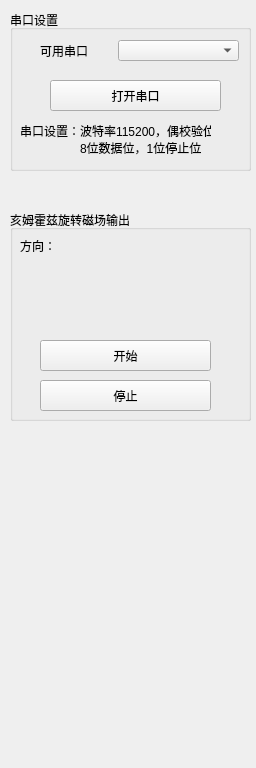
<?xml version="1.0" encoding="UTF-8"?>
<ui version="4.0">
 <class>Debug_Helmholtz</class>
 <widget class="QWidget" name="Debug_Helmholtz">
  <property name="geometry">
   <rect>
    <x>0</x>
    <y>0</y>
    <width>256</width>
    <height>768</height>
   </rect>
  </property>
  <property name="windowTitle">
   <string>Debug_Helmholtz</string>
  </property>
  <widget class="QGroupBox" name="groupBox">
   <property name="geometry">
    <rect>
     <x>10</x>
     <y>10</y>
     <width>241</width>
     <height>161</height>
    </rect>
   </property>
   <property name="title">
    <string>串口设置</string>
   </property>
   <widget class="QComboBox" name="portList">
    <property name="geometry">
     <rect>
      <x>108</x>
      <y>30</y>
      <width>121</width>
      <height>21</height>
     </rect>
    </property>
   </widget>
   <widget class="QLabel" name="label_2">
    <property name="geometry">
     <rect>
      <x>30</x>
      <y>30</y>
      <width>51</width>
      <height>21</height>
     </rect>
    </property>
    <property name="text">
     <string>可用串口：</string>
    </property>
   </widget>
   <widget class="QPushButton" name="openCom">
    <property name="geometry">
     <rect>
      <x>40</x>
      <y>70</y>
      <width>171</width>
      <height>31</height>
     </rect>
    </property>
    <property name="text">
     <string>打开串口</string>
    </property>
   </widget>
   <widget class="QLabel" name="label_3">
    <property name="geometry">
     <rect>
      <x>10</x>
      <y>110</y>
      <width>191</width>
      <height>21</height>
     </rect>
    </property>
    <property name="text">
     <string>串口设置：波特率115200，偶校验位</string>
    </property>
   </widget>
   <widget class="QLabel" name="label_4">
    <property name="geometry">
     <rect>
      <x>70</x>
      <y>130</y>
      <width>131</width>
      <height>16</height>
     </rect>
    </property>
    <property name="text">
     <string>8位数据位，1位停止位</string>
    </property>
   </widget>
  </widget>
  <widget class="QGroupBox" name="groupBox_2">
   <property name="geometry">
    <rect>
     <x>10</x>
     <y>210</y>
     <width>241</width>
     <height>211</height>
    </rect>
   </property>
   <property name="title">
    <string>亥姆霍兹旋转磁场输出</string>
   </property>
   <widget class="QLabel" name="label">
    <property name="geometry">
     <rect>
      <x>10</x>
      <y>30</y>
      <width>54</width>
      <height>12</height>
     </rect>
    </property>
    <property name="text">
     <string>方向：</string>
    </property>
   </widget>
   <widget class="QPushButton" name="startHelmholtz">
    <property name="geometry">
     <rect>
      <x>30</x>
      <y>130</y>
      <width>171</width>
      <height>31</height>
     </rect>
    </property>
    <property name="text">
     <string>开始</string>
    </property>
   </widget>
   <widget class="QPushButton" name="stopHelmholtz">
    <property name="geometry">
     <rect>
      <x>30</x>
      <y>170</y>
      <width>171</width>
      <height>31</height>
     </rect>
    </property>
    <property name="text">
     <string>停止</string>
    </property>
   </widget>
  </widget>
 </widget>
 <layoutdefault spacing="6" margin="11"/>
 <resources/>
 <connections/>
</ui>
